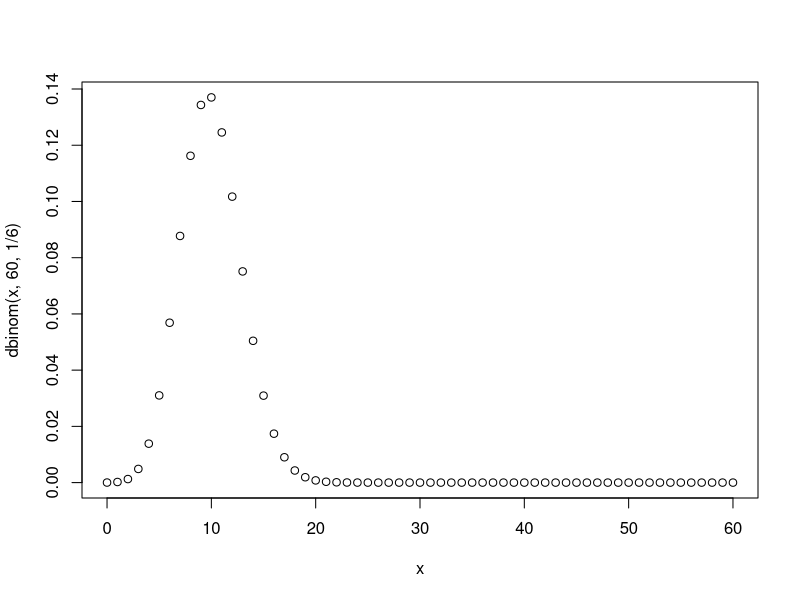
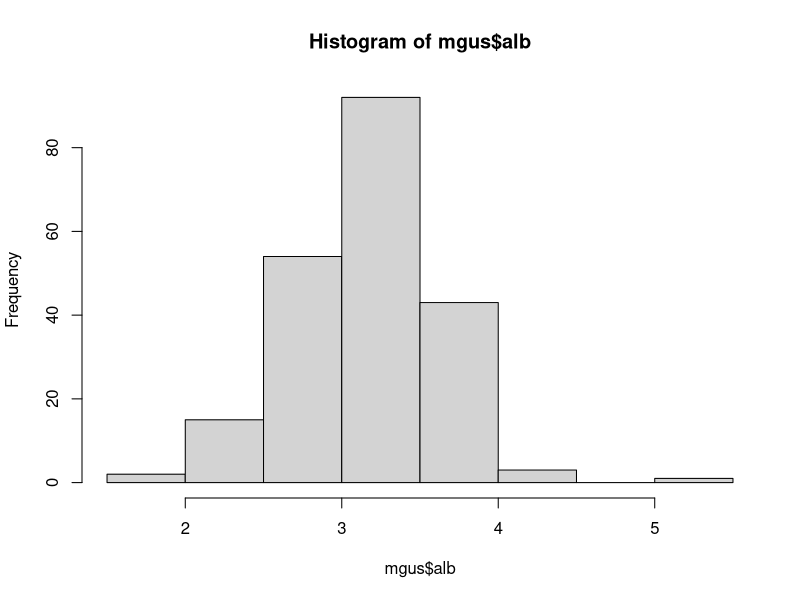
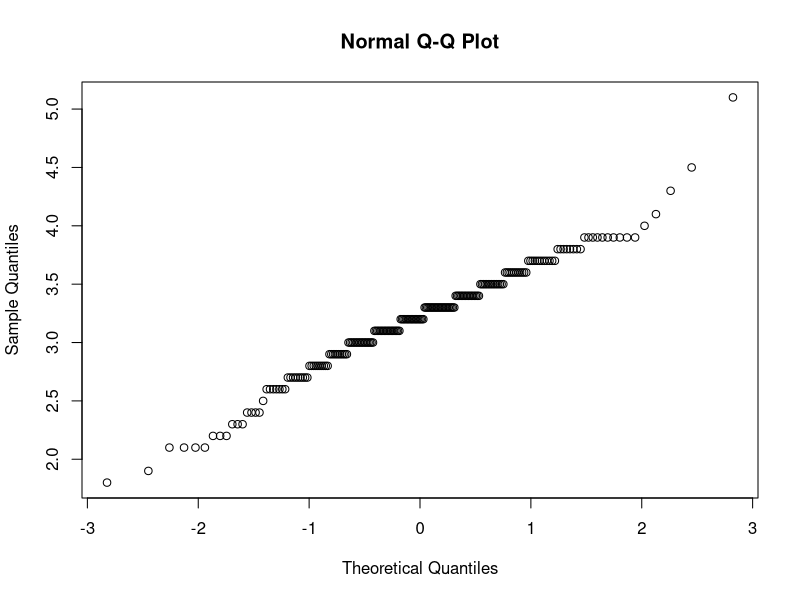

Recreate these plots in R, in order.
## ---- chunk 1
dbinom(x = 10, size = 60, prob = 1/6)
## ---- chunk 2
pbinom(q = 10, size = 60, prob = 1/6)
sum(dbinom(0:10, 60, 1/6))
## ---- chunk 3
1 - pbinom(q = 9, size = 60, prob = 1/6)
pbinom(q = 9, size = 60, prob = 1/6, lower.tail = FALSE)
sum(dbinom(10:60, 60, 1/6))
## ---- chunk 4
x <- 0:60
plot(x, dbinom(x, 60, 1/6))
## ---- chunk 5
pbinom(80, 200, p = 0.464)
## ---- chunk 6
pnorm(97, mean = 102, sd = 4.2)
pnorm(110, mean = 102, sd = 4.2, lower.tail = F)
pnorm(120, mean = 102, sd = 4.2, lower.tail = F)
## ---- chunk 7
library(survival)
data(mgus)
## ---- chunk 8
hist(mgus$alb)
qqnorm(mgus$alb)
